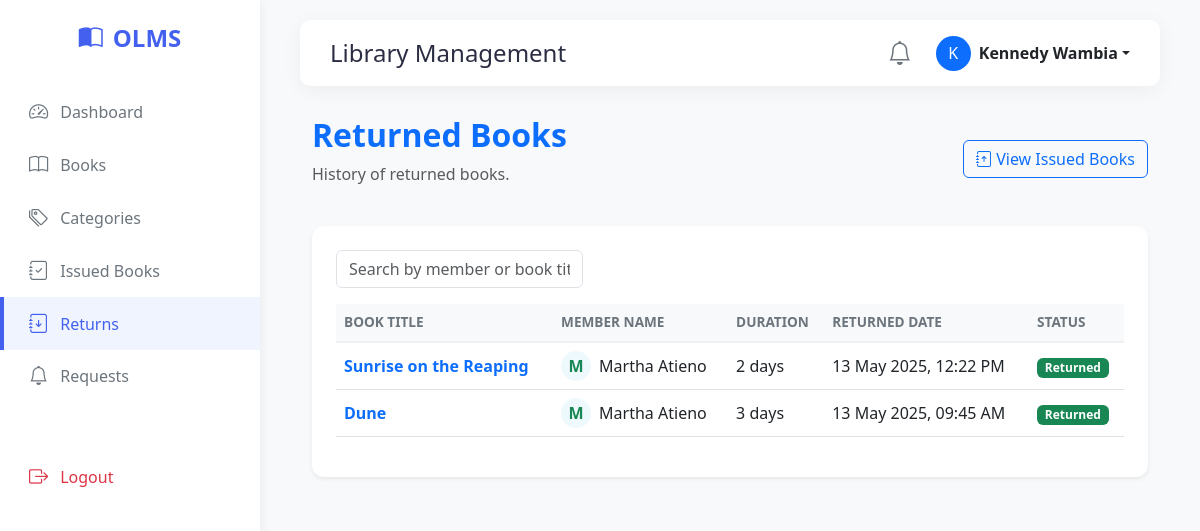
Screenshot of /returned_books.php (signed in) with the database file from the repository.
### tables this page shows
CREATE TABLE `borrow_requests` (
  `id` int(11) NOT NULL,
  `book_id` int(11) NOT NULL,
  `user_id` int(11) NOT NULL,
  `days` int(11) NOT NULL,
  `total_cost` decimal(10,2) NOT NULL,
  `status` enum('pending','Book Issued','Rejected','Book Returned') DEFAULT 'pending',
  `requested_at` timestamp NOT NULL DEFAULT current_timestamp(),
  `updated_at` timestamp NOT NULL DEFAULT current_timestamp() ON UPDATE current_timestamp()
);

CREATE TABLE `books` (
  `id` int(11) NOT NULL,
  `title` varchar(255) NOT NULL,
  `author` varchar(255) NOT NULL,
  `category_id` int(11) NOT NULL,
  `isbn` varchar(50) NOT NULL,
  `quantity` int(11) NOT NULL,
  `created_at` timestamp NOT NULL DEFAULT current_timestamp(),
  `cover_photo` varchar(255) DEFAULT NULL
);

CREATE TABLE `users` (
  `id` int(11) NOT NULL,
  `name` varchar(100) NOT NULL,
  `email` varchar(100) NOT NULL,
  `password` varchar(255) NOT NULL,
  `role` enum('admin','librarian','member') DEFAULT 'member',
  `created_at` timestamp NOT NULL DEFAULT current_timestamp()
);

### returned_books.php (the view, shortened to what this page needs)
<?php
include 'includes/header.php';
$returned_books_sql = "
    SELECT borrow_requests.id, books.title, users.name AS member_name, borrow_requests.days, borrow_requests.total_cost, borrow_requests.requested_at, borrow_requests.updated_at
    FROM borrow_requests
    INNER JOIN books ON borrow_requests.book_id = books.id
    INNER JOIN users ON borrow_requests.user_id = users.id
    WHERE borrow_requests.status = 'Book Returned'
    ORDER BY borrow_requests.updated_at DESC";
$returned_books_result = $conn->query($returned_books_sql);
?>
<div class="container-fluid fade-in">
    <div class="d-flex justify-content-between align-items-center mb-4">
        <div>
            <h2 class="fw-bold text-primary">Returned Books</h2>
            <p class="text-muted">History of returned books.</p>
        </div>
         <div>
             <a href="issued_books.php" class="btn btn-outline-primary"><i class="bi bi-journal-arrow-up"></i> View Issued Books</a>
        </div>
    </div>
    <div class="card p-4 shadow-sm border-0">
        <div class="row mb-3">
             <div class="col-md-4">
                <input type="text" id="searchInput" class="form-control" placeholder="Search by member or book title...">
            </div>
        </div>
        <div class="table-responsive">
            <?php if ($returned_books_result->num_rows > 0): ?>
                <table class="table table-hover align-middle" id="returnedBooksTable">
                    <thead class="table-light">
                        <tr>
                            <th>Book Title</th>
                            <th>Member Name</th>
                            <th>Duration</th>
                            <th>Returned Date</th>
                            <th>Status</th>
                        </tr>
                    </thead>
                    <tbody>
                        <?php while ($book = $returned_books_result->fetch_assoc()): ?>
                            <tr>
                                <td class="fw-bold text-primary book-title"><?= htmlspecialchars($book['title']); ?></td>
                                <td class="member-name">
                                     <div class="d-flex align-items-center">
                                         <div class="bg-light-success rounded-circle d-flex align-items-center justify-content-center text-success fw-bold me-2" style="width: 30px; height: 30px;">
                                            <?= substr(htmlspecialchars($book['member_name']), 0, 1) ?>
                                        </div>
                                        <?= htmlspecialchars($book['member_name']); ?>
                                    </div>
                                </td>
                                <td><?= $book['days']; ?> days</td>
                                <td><?= date('d M Y, h:i A', strtotime($book['updated_at'])); ?></td>
                                <td><span class="badge bg-success">Returned</span></td>
                            </tr>
                        <?php endwhile; ?>
                    </tbody>
                </table>
            <?php endif; ?>
        </div>
    </div>
</div>
<?php include 'includes/footer.php'; ?>

### assets/css/style.css (style rules this page uses)
:root { --primary-color: #4361ee; --secondary-color: #3f37c9; --success-color: #4cc9f0; --danger-color: #f72585; --light-bg: #f8f9fa; --dark-text: #2b2d42; --sidebar-bg: #ffffff; --card-shadow: 0 4px 20px rgba(0,0,0,0.05); --hover-shadow: 0 10px 25px rgba(0,0,0,0.1); }
body { font-family: 'Segoe UI', Tahoma, Geneva, Verdana, sans-serif; background-color: var(--light-bg); color: var(--dark-text); overflow-x: hidden; }
.card { border: none; border-radius: 12px; box-shadow: var(--card-shadow); transition: transform 0.3s ease, box-shadow 0.3s ease; background: #fff; overflow: hidden; }
.bg-light-success { background-color: rgba(76, 201, 240, 0.1); color: var(--success-color); }
.table { vertical-align: middle; }
.table thead th { border-bottom: 2px solid #f0f0f0; color: #6c757d; font-weight: 600; text-transform: uppercase; font-size: 0.85rem; }
.fade-in { animation: fadeIn 0.5s ease-in-out; }

### rows the page displays
borrow_requests: book.title "Sunrise on the Reaping", user.name "M", user.name "Martha Atieno", days "2", updated_at "13 May 2025, 12:22 PM"
borrow_requests: book.title "Dune", user.name "M", user.name "Martha Atieno", days "3", updated_at "13 May 2025, 09:45 AM"

### other values shown
substr($_SESSION['username'] ?? 'U', 0, 1) "K"
$_SESSION['username'] "Kennedy Wambia"
